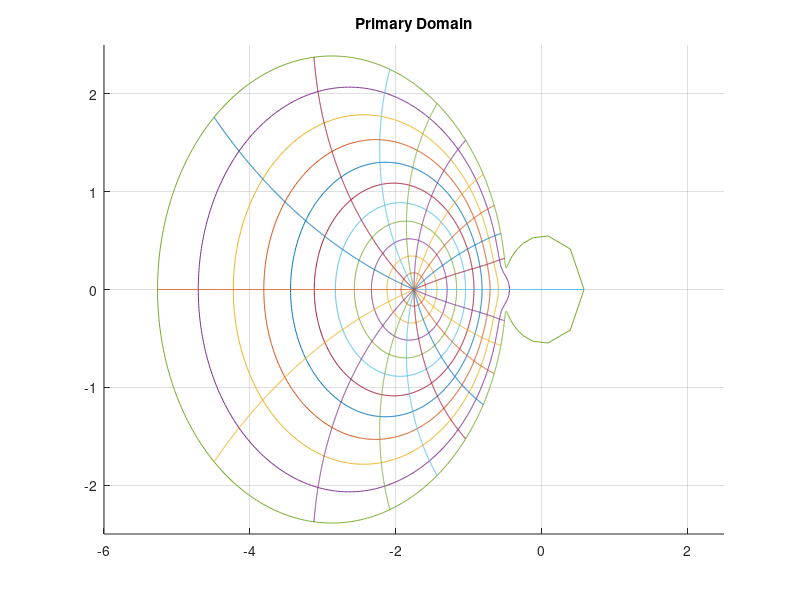
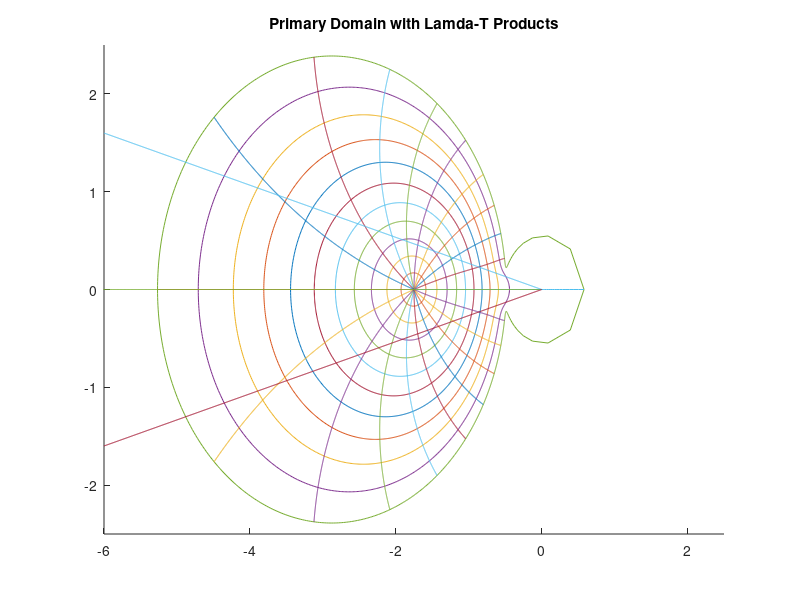
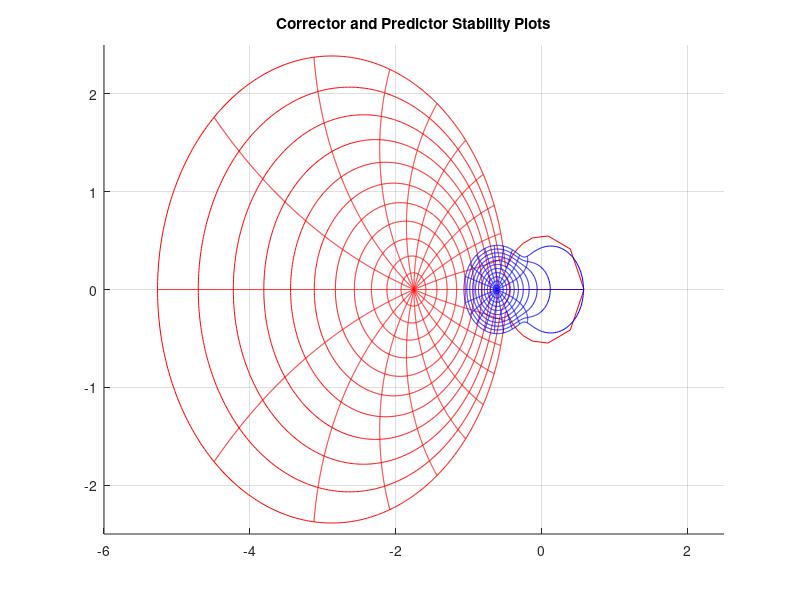

These charts were generated, in order, by the following MATLAB code:
%Tyler Matthews
%System Simluation Midterm P4
clc; close all; %Clear console and close figures


%% PART A
disp('Corrector is fourth order accurate because up to C3 in Lambert''s equations are equal to 0');

%% PART C
Nt=21;
Nr=12;

num = [0.46 0.29 -0.32]
den = [1 -1.56 0.56]

Hp = tf(num, den)
zeros = roots(num)
poles = roots(den)

Phi = tf(den, num) %(sigma / roe) : (row - l*sigma)

newNum = [10076 -11552 3368]
badPoints = roots(newNum)
magnitude = abs(badPoints)

theta=linspace(0,2*pi,1001); 
rho=linspace(0,0.5686,1001); 
tvec=linspace(0,2*pi,Nt);
rvec=linspace(0,0.5686,Nr);

temp = (roots(den - num*0.5764));
mag = abs(temp)
ang = angle(temp)

for k=1:length(rvec)
 z=rvec(k)*exp(i*theta);
 w = (z.^2-z.*1.56 + 0.56)./(z.^2.*0.46+z.*0.29-0.32);
 hold on
 plot(real(w), imag(w))
 hold off
end

for k=1:length(tvec)-1
 z=rho*exp(i*tvec(k));
 w = (z.^2-z.*1.56 + 0.56)./(z.^2.*0.46+z.*0.29-0.32);
 hold on
 plot(real(w), imag(w))
 hold off
end

grid on
axis([-6 2.5 -2.5 2.5])
title('Primary Domain')

%TESTING FOR INTERSECTION POINT
% for N=1:10
%     temp =  0.568 + N*0.0001
%     val = sprintf('N = %0.5f',temp);
%     z = (temp) * exp(i*theta);
%     w = (z.^2-z.*1.56 + 0.56)./(z.^2.*0.46+z.*0.29-0.32);
%     plot(real(w), imag(w));
%     title(val);
%     disp(val);
%     disp(w(1));
%     disp(w(2));
%     pause;
% end

%% PART D
%Getting an actual value for T using the state-space representation in
%problem 03

A = [-4.7, -1.55, -0.55; 0.3, -2.75, -0.35; 1.1, 1.85, -2.55]
B = [1; 0; -1]
C = [2, 1, 1]
D = [0]

lamda = eig(A)

figure;

for k=1:length(rvec)
 z=rvec(k)*exp(i*theta);
 w = (z.^2-z.*1.56 + 0.56)./(z.^2.*0.46+z.*0.29-0.32);
 hold on
 plot(real(w), imag(w))
 hold off
end

for k=1:length(tvec)-1
 z=rho*exp(i*tvec(k));
 w = (z.^2-z.*1.56 + 0.56)./(z.^2.*0.46+z.*0.29-0.32);
 hold on
 plot(real(w), imag(w))
 hold off
end

axis([-6 2.5 -2.5 2.5])
title('Primary Domain with Lamda-T Products')
T = linspace(0,2,1001);

hold on
plot(real(lamda(1)*T), imag(lamda(1)*T))
plot(real(lamda(2)*T), imag(lamda(2)*T))
plot(real(lamda(3)*T), imag(lamda(3)*T))
hold off

disp('Stable, and accurate, values for T would be located inside of the green incompassing line and to the right of the plot''s origin (-1.75, 0)')
disp('The best points would be between -1 & -1.75 on the x-axis and between 1 & -1 on the y-axis')
disp('Using lamda-T products from Problem 3, this would give us T = 0.23')

%% PART E
figure;

for k=1:length(rvec)
 z=rvec(k)*exp(i*theta);
 w = (z.^2-z.*1.56 + 0.56)./(z.^2.*0.46+z.*0.29-0.32);
 hold on
 plot(real(w), imag(w), 'r')
 hold off
end

for k=1:length(tvec)-1
 z=rho*exp(i*tvec(k));
 w = (z.^2-z.*1.56 + 0.56)./(z.^2.*0.46+z.*0.29-0.32);
 hold on
 plot(real(w), imag(w), 'r')
 hold off
end

theta=linspace(0,2*pi,1001); 
rho=linspace(0,0.5256,1001); 
tvec=linspace(0,2*pi,Nt);
rvec=linspace(0,0.5256,Nr);


for k=1:length(rvec)
 z=rvec(k)*exp(i*theta);
 w=(z.^2-z.*1.45 + 0.45)./(z.*1.27-0.73);
 
 hold on
 plot(real(w), imag(w), 'b')
 hold off
end

for k=1:length(tvec)-1
 z=rho*exp(i*tvec(k));
 w=(z.^2-z.*1.45 + 0.45)./(z.*1.27-0.73);
 hold on
 plot(real(w), imag(w), 'b')
 hold off
end


grid on
axis([-6 2.5 -2.5 2.5])
title('Corrector and Predictor Stability Plots')

disp(' ')
disp('Stability plot for the predictor is in blue and the stability plot for corrector is in red')
disp('You can see that the plots are similiar, but the corrector plot is much larger and shifted to the left')
